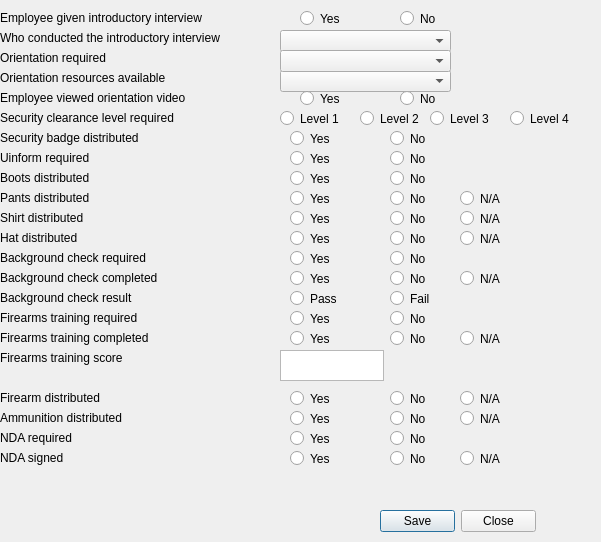
      <widget class="QWidget" name="hrRRecruitmentOnboardingTabWidgit">
       <attribute name="title">
        <string>Onboarding</string>
       </attribute>
       <widget class="QRadioButton" name="BkgrdCheckComNoButton">
        <property name="geometry">
         <rect>
          <x>390</x>
          <y>270</y>
          <width>82</width>
          <height>17</height>
         </rect>
        </property>
        <property name="text">
         <string>No</string>
        </property>
       </widget>
       <widget class="QLabel" name="obPantsDistLabel">
        <property name="geometry">
         <rect>
          <x>0</x>
          <y>190</y>
          <width>141</width>
          <height>16</height>
         </rect>
        </property>
        <property name="text">
         <string>Pants distributed</string>
        </property>
       </widget>
       <widget class="QLabel" name="obFirearmsTrainScore">
        <property name="geometry">
         <rect>
          <x>0</x>
          <y>350</y>
          <width>221</width>
          <height>16</height>
         </rect>
        </property>
        <property name="text">
         <string>Firearms training score</string>
        </property>
       </widget>
       <widget class="QLabel" name="obFirearmsTrainCompLabel">
        <property name="geometry">
         <rect>
          <x>0</x>
          <y>330</y>
          <width>261</width>
          <height>16</height>
         </rect>
        </property>
        <property name="text">
         <string>Firearms training completed</string>
        </property>
       </widget>
       <widget class="QRadioButton" name="FirearmsTrainCompNoButton">
        <property name="geometry">
         <rect>
          <x>390</x>
          <y>330</y>
          <width>82</width>
          <height>17</height>
         </rect>
        </property>
        <property name="text">
         <string>No</string>
        </property>
        <attribute name="buttonGroup">
         <string notr="true">FirearmsTrainingCompButtonGroup</string>
        </attribute>
       </widget>
       <widget class="QRadioButton" name="EmpIntroYesButton">
        <property name="geometry">
         <rect>
          <x>300</x>
          <y>10</y>
          <width>82</width>
          <height>17</height>
         </rect>
        </property>
        <property name="text">
         <string>Yes</string>
        </property>
        <attribute name="buttonGroup">
         <string notr="true">EmpIntroInterviewButtonGroup</string>
        </attribute>
       </widget>
       <widget class="QLabel" name="obEmployeeViewedLabel">
        <property name="geometry">
         <rect>
          <x>0</x>
          <y>90</y>
          <width>241</width>
          <height>16</height>
         </rect>
        </property>
        <property name="text">
         <string>Employee viewed orientation video</string>
        </property>
       </widget>
       <widget class="QRadioButton" name="BkgrdCheckReqYesButton">
        <property name="geometry">
         <rect>
          <x>290</x>
          <y>250</y>
          <width>82</width>
          <height>17</height>
         </rect>
        </property>
        <property name="text">
         <string>Yes</string>
        </property>
        <attribute name="buttonGroup">
         <string notr="true">BkgrdCheckReqButtonGroup</string>
        </attribute>
       </widget>
       <widget class="QRadioButton" name="EmpIntroNoButton">
        <property name="geometry">
         <rect>
          <x>400</x>
          <y>10</y>
          <width>82</width>
          <height>17</height>
         </rect>
        </property>
        <property name="text">
         <string>No</string>
        </property>
        <attribute name="buttonGroup">
         <string notr="true">EmpIntroInterviewButtonGroup</string>
        </attribute>
       </widget>
       <widget class="QRadioButton" name="HatDistYesButton">
        <property name="geometry">
         <rect>
          <x>290</x>
          <y>230</y>
          <width>82</width>
          <height>17</height>
         </rect>
        </property>
        <property name="text">
         <string>Yes</string>
        </property>
        <attribute name="buttonGroup">
         <string notr="true">HatDistButtonGroup</string>
        </attribute>
       </widget>
       <widget class="QRadioButton" name="EmpViewedVideoNoButton">
        <property name="geometry">
         <rect>
          <x>400</x>
          <y>90</y>
          <width>82</width>
          <height>17</height>
         </rect>
        </property>
        <property name="text">
         <string>No</string>
        </property>
        <attribute name="buttonGroup">
         <string notr="true">EmpViewedVideoButtonGroup</string>
        </attribute>
       </widget>
       <widget class="QRadioButton" name="AmmoDistNAGroup">
        <property name="geometry">
         <rect>
          <x>460</x>
          <y>410</y>
          <width>82</width>
          <height>17</height>
         </rect>
        </property>
        <property name="text">
         <string>N/A</string>
        </property>
        <attribute name="buttonGroup">
         <string notr="true">AmmoDistButtonGroup</string>
        </attribute>
       </widget>
       <widget class="QLabel" name="obUniformReqLabel">
        <property name="geometry">
         <rect>
          <x>0</x>
          <y>150</y>
          <width>141</width>
          <height>16</height>
         </rect>
        </property>
        <property name="text">
         <string>Uinform required</string>
        </property>
       </widget>
       <widget class="QRadioButton" name="BkgrdCheckComYesButton">
        <property name="geometry">
         <rect>
          <x>290</x>
          <y>270</y>
          <width>82</width>
          <height>17</height>
         </rect>
        </property>
        <property name="text">
         <string>Yes</string>
        </property>
       </widget>
       <widget class="QRadioButton" name="SecurityLevel2Button">
        <property name="geometry">
         <rect>
          <x>360</x>
          <y>110</y>
          <width>82</width>
          <height>17</height>
         </rect>
        </property>
        <property name="text">
         <string>Level 2</string>
        </property>
        <attribute name="buttonGroup">
         <string notr="true">SecurityLevelButtonGroup</string>
        </attribute>
       </widget>
       <widget class="QRadioButton" name="UniformReqYesButton">
        <property name="geometry">
         <rect>
          <x>290</x>
          <y>150</y>
          <width>82</width>
          <height>17</height>
         </rect>
        </property>
        <property name="text">
         <string>Yes</string>
        </property>
        <attribute name="buttonGroup">
         <string notr="true">UniformReqButtonGroup</string>
        </attribute>
       </widget>
       <widget class="QRadioButton" name="AmmoDistNoGroup">
        <property name="geometry">
         <rect>
          <x>390</x>
          <y>410</y>
          <width>82</width>
          <height>17</height>
         </rect>
        </property>
        <property name="text">
         <string>No</string>
        </property>
        <attribute name="buttonGroup">
         <string notr="true">AmmoDistButtonGroup</string>
        </attribute>
       </widget>
       <widget class="QLabel" name="obSecurityClearanceLabel">
        <property name="geometry">
         <rect>
          <x>0</x>
          <y>110</y>
          <width>221</width>
          <height>16</height>
         </rect>
        </property>
        <property name="text">
         <string>Security clearance level required</string>
        </property>
       </widget>
       <widget class="QRadioButton" name="UniformReqNoButton">
        <property name="geometry">
         <rect>
          <x>390</x>
          <y>150</y>
          <width>82</width>
          <height>17</height>
         </rect>
        </property>
        <property name="text">
         <string>No</string>
        </property>
        <attribute name="buttonGroup">
         <string notr="true">UniformReqButtonGroup</string>
        </attribute>
       </widget>
       <widget class="QRadioButton" name="FirearmDistYesButton">
        <property name="geometry">
         <rect>
          <x>290</x>
          <y>390</y>
          <width>82</width>
          <height>17</height>
         </rect>
        </property>
        <property name="text">
         <string>Yes</string>
        </property>
        <attribute name="buttonGroup">
         <string notr="true">FirearmDistButtonGroup</string>
        </attribute>
       </widget>
       <widget class="QRadioButton" name="BkgrdCheckCompNAButton">
        <property name="geometry">
         <rect>
          <x>460</x>
          <y>270</y>
          <width>82</width>
          <height>17</height>
         </rect>
        </property>
        <property name="text">
         <string>N/A</string>
        </property>
       </widget>
       <widget class="QRadioButton" name="SecurityLevel3Button">
        <property name="geometry">
         <rect>
          <x>430</x>
          <y>110</y>
          <width>82</width>
          <height>17</height>
         </rect>
        </property>
        <property name="text">
         <string>Level 3</string>
        </property>
        <attribute name="buttonGroup">
         <string notr="true">SecurityLevelButtonGroup</string>
        </attribute>
       </widget>
       <widget class="QLabel" name="obBootsDistLabel">
        <property name="geometry">
         <rect>
          <x>0</x>
          <y>170</y>
          <width>141</width>
          <height>16</height>
         </rect>
        </property>
        <property name="text">
         <string>Boots distributed</string>
        </property>
       </widget>
       <widget class="QLabel" name="obBkgrdCheckReqLabel">
        <property name="geometry">
         <rect>
          <x>0</x>
          <y>250</y>
          <width>201</width>
          <height>16</height>
         </rect>
        </property>
        <property name="text">
         <string>Background check required</string>
        </property>
       </widget>
       <widget class="QRadioButton" name="ShirtDistNoButton">
        <property name="geometry">
         <rect>
          <x>390</x>
          <y>210</y>
          <width>82</width>
          <height>17</height>
         </rect>
        </property>
        <property name="text">
         <string>No</string>
        </property>
        <attribute name="buttonGroup">
         <string notr="true">ShirtDistButtonGroup</string>
        </attribute>
       </widget>
       <widget class="QRadioButton" name="FirearmsTrainReqYesButton">
        <property name="geometry">
         <rect>
          <x>290</x>
          <y>310</y>
          <width>82</width>
          <height>17</height>
         </rect>
        </property>
        <property name="text">
         <string>Yes</string>
        </property>
        <attribute name="buttonGroup">
         <string notr="true">FirearmsTrainingReqButtonGroup</string>
        </attribute>
       </widget>
       <widget class="QRadioButton" name="ShirtDistYesButton">
        <property name="geometry">
         <rect>
          <x>290</x>
          <y>210</y>
          <width>82</width>
          <height>17</height>
         </rect>
        </property>
        <property name="text">
         <string>Yes</string>
        </property>
        <attribute name="buttonGroup">
         <string notr="true">ShirtDistButtonGroup</string>
        </attribute>
       </widget>
       <widget class="QComboBox" name="WhoDidInterviewComboBox">
        <property name="geometry">
         <rect>
          <x>280</x>
          <y>30</y>
          <width>171</width>
          <height>22</height>
         </rect>
        </property>
        <item>
         <property name="text">
          <string/>
         </property>
        </item>
        <item>
         <property name="text">
          <string>Bob</string>
         </property>
        </item>
        <item>
         <property name="text">
          <string>Steve</string>
         </property>
        </item>
        <item>
         <property name="text">
          <string>Jamie</string>
         </property>
        </item>
       </widget>
       <widget class="QRadioButton" name="HatDistNoButton">
        <property name="geometry">
         <rect>
          <x>390</x>
          <y>230</y>
          <width>82</width>
          <height>17</height>
         </rect>
        </property>
        <property name="text">
         <string>No</string>
        </property>
        <attribute name="buttonGroup">
         <string notr="true">HatDistButtonGroup</string>
        </attribute>
       </widget>
       <widget class="QRadioButton" name="BootsDistYesButton">
        <property name="geometry">
         <rect>
          <x>290</x>
          <y>170</y>
          <width>82</width>
          <height>17</height>
         </rect>
        </property>
        <property name="text">
         <string>Yes</string>
        </property>
        <attribute name="buttonGroup">
         <string notr="true">BootsDistButtonGroup</string>
        </attribute>
       </widget>
       <widget class="QLabel" name="obOrientationResourcesLabel">
        <property name="geometry">
         <rect>
          <x>0</x>
          <y>70</y>
          <width>251</width>
          <height>16</height>
         </rect>
        </property>
        <property name="text">
         <string>Orientation resources available</string>
        </property>
       </widget>
       <widget class="QRadioButton" name="BootsDistNoButton">
        <property name="geometry">
         <rect>
          <x>390</x>
          <y>170</y>
          <width>82</width>
          <height>17</height>
         </rect>
        </property>
        <property name="text">
         <string>No</string>
        </property>
        <attribute name="buttonGroup">
         <string notr="true">BootsDistButtonGroup</string>
        </attribute>
       </widget>
       <widget class="QRadioButton" name="FirearmsTrainCompNAButton">
        <property name="geometry">
         <rect>
          <x>460</x>
          <y>330</y>
          <width>82</width>
          <height>17</height>
         </rect>
        </property>
        <property name="text">
         <string>N/A</string>
        </property>
        <attribute name="buttonGroup">
         <string notr="true">FirearmsTrainingCompButtonGroup</string>
        </attribute>
       </widget>
       <widget class="QRadioButton" name="SecurityLevel1Button">
        <property name="geometry">
         <rect>
          <x>280</x>
          <y>110</y>
          <width>82</width>
          <height>17</height>
         </rect>
        </property>
        <property name="text">
         <string>Level 1</string>
        </property>
        <attribute name="buttonGroup">
         <string notr="true">SecurityLevelButtonGroup</string>
        </attribute>
       </widget>
       <widget class="QLabel" name="obHatDistLabel">
        <property name="geometry">
         <rect>
          <x>0</x>
          <y>230</y>
          <width>141</width>
          <height>16</height>
         </rect>
        </property>
        <property name="text">
         <string>Hat distributed</string>
        </property>
       </widget>
       <widget class="QLabel" name="obInterviewLabel">
        <property name="geometry">
         <rect>
          <x>0</x>
          <y>10</y>
          <width>231</width>
          <height>16</height>
         </rect>
        </property>
        <property name="text">
         <string>Employee given introductory interview</string>
        </property>
       </widget>
       <widget class="QRadioButton" name="BkgrdCheckFailButton">
        <property name="geometry">
         <rect>
          <x>390</x>
          <y>290</y>
          <width>82</width>
          <height>17</height>
         </rect>
        </property>
        <property name="text">
         <string>Fail</string>
        </property>
        <attribute name="buttonGroup">
         <string notr="true">BkgrdCheckResultButtonGroup</string>
        </attribute>
       </widget>
       <widget class="QLabel" name="obFirearmDistLabel">
        <property name="geometry">
         <rect>
          <x>0</x>
          <y>390</y>
          <width>141</width>
          <height>16</height>
         </rect>
        </property>
        <property name="text">
         <string>Firearm distributed</string>
        </property>
       </widget>
       <widget class="QLabel" name="obConducInterviewLabel">
        <property name="geometry">
         <rect>
          <x>0</x>
          <y>30</y>
          <width>271</width>
          <height>16</height>
         </rect>
        </property>
        <property name="text">
         <string>Who conducted the introductory interview</string>
        </property>
       </widget>
       <widget class="QRadioButton" name="PantsDistNoButton">
        <property name="geometry">
         <rect>
          <x>390</x>
          <y>190</y>
          <width>82</width>
          <height>17</height>
         </rect>
        </property>
        <property name="text">
         <string>No</string>
        </property>
        <attribute name="buttonGroup">
         <string notr="true">PantsDistButtonGroup</string>
        </attribute>
       </widget>
       <widget class="QRadioButton" name="HatDistNAButton">
        <property name="geometry">
         <rect>
          <x>460</x>
          <y>230</y>
          <width>82</width>
          <height>17</height>
         </rect>
        </property>
        <property name="text">
         <string>N/A</string>
        </property>
        <attribute name="buttonGroup">
         <string notr="true">HatDistButtonGroup</string>
        </attribute>
       </widget>
       <widget class="QRadioButton" name="FirearmDistNAButton">
        <property name="geometry">
         <rect>
          <x>460</x>
          <y>390</y>
          <width>82</width>
          <height>17</height>
         </rect>
        </property>
        <property name="text">
         <string>N/A</string>
        </property>
        <attribute name="buttonGroup">
         <string notr="true">FirearmDistButtonGroup</string>
        </attribute>
       </widget>
       <widget class="QLabel" name="obFirearmsTrainReqLabel">
        <property name="geometry">
         <rect>
          <x>0</x>
          <y>310</y>
          <width>241</width>
          <height>16</height>
         </rect>
        </property>
        <property name="text">
         <string>Firearms training required</string>
        </property>
       </widget>
       <widget class="QRadioButton" name="SecBadgeDistYesButton">
        <property name="geometry">
         <rect>
          <x>290</x>
          <y>130</y>
          <width>82</width>
          <height>17</height>
         </rect>
        </property>
        <property name="text">
         <string>Yes</string>
        </property>
        <attribute name="buttonGroup">
         <string notr="true">SecurityBadgeDistButtonGroup</string>
        </attribute>
       </widget>
       <widget class="QRadioButton" name="SecBadgeDistNoButton">
        <property name="geometry">
         <rect>
          <x>390</x>
          <y>130</y>
          <width>82</width>
          <height>17</height>
         </rect>
        </property>
        <property name="text">
         <string>No</string>
        </property>
        <attribute name="buttonGroup">
         <string notr="true">SecurityBadgeDistButtonGroup</string>
        </attribute>
       </widget>
       <widget class="QRadioButton" name="BkgrdCheckReqNoButton">
        <property name="geometry">
         <rect>
          <x>390</x>
          <y>250</y>
          <width>82</width>
          <height>17</height>
         </rect>
        </property>
        <property name="text">
         <string>No</string>
        </property>
        <attribute name="buttonGroup">
         <string notr="true">BkgrdCheckReqButtonGroup</string>
        </attribute>
       </widget>
       <widget class="QRadioButton" name="FirearmsTrainCompYesButton">
        <property name="geometry">
         <rect>
          <x>290</x>
          <y>330</y>
          <width>82</width>
          <height>17</height>
         </rect>
        </property>
        <property name="text">
         <string>Yes</string>
        </property>
        <attribute name="buttonGroup">
         <string notr="true">FirearmsTrainingCompButtonGroup</string>
        </attribute>
       </widget>
       <widget class="QRadioButton" name="FirearmDistNoButton">
        <property name="geometry">
         <rect>
          <x>390</x>
          <y>390</y>
          <width>82</width>
          <height>17</height>
         </rect>
        </property>
        <property name="text">
         <string>No</string>
        </property>
        <attribute name="buttonGroup">
         <string notr="true">FirearmDistButtonGroup</string>
        </attribute>
       </widget>
       <widget class="QLabel" name="obOrientationLabel">
        <property name="geometry">
         <rect>
          <x>0</x>
          <y>50</y>
          <width>221</width>
          <height>16</height>
         </rect>
        </property>
        <property name="text">
         <string>Orientation required</string>
        </property>
       </widget>
       <widget class="QLabel" name="obSecurityBadgeLabel">
        <property name="geometry">
         <rect>
          <x>0</x>
          <y>130</y>
          <width>211</width>
          <height>16</height>
         </rect>
        </property>
        <property name="text">
         <string>Security badge distributed</string>
        </property>
       </widget>
       <widget class="QRadioButton" name="ShirtDistNAButton">
        <property name="geometry">
         <rect>
          <x>460</x>
          <y>210</y>
          <width>82</width>
          <height>17</height>
         </rect>
        </property>
        <property name="text">
         <string>N/A</string>
        </property>
        <attribute name="buttonGroup">
         <string notr="true">ShirtDistButtonGroup</string>
        </attribute>
       </widget>
       <widget class="QComboBox" name="OrientationResourcesComboBox">
        <property name="geometry">
         <rect>
          <x>280</x>
          <y>70</y>
          <width>171</width>
          <height>22</height>
         </rect>
        </property>
        <item>
         <property name="text">
          <string/>
         </property>
        </item>
        <item>
         <property name="text">
          <string>Monday Oct 22</string>
         </property>
        </item>
        <item>
         <property name="text">
          <string>Wednesday Oct 24</string>
         </property>
        </item>
        <item>
         <property name="text">
          <string>Monday Oct 29</string>
         </property>
        </item>
       </widget>
       <widget class="QRadioButton" name="PantsDistNAButton">
        <property name="geometry">
         <rect>
          <x>460</x>
          <y>190</y>
          <width>82</width>
          <height>17</height>
         </rect>
        </property>
        <property name="text">
         <string>N/A</string>
        </property>
        <attribute name="buttonGroup">
         <string notr="true">PantsDistButtonGroup</string>
        </attribute>
       </widget>
       <widget class="QLabel" name="obBkgrdChecCompLabel">
        <property name="geometry">
         <rect>
          <x>0</x>
          <y>270</y>
          <width>201</width>
          <height>16</height>
         </rect>
        </property>
        <property name="text">
         <string>Background check completed</string>
        </property>
       </widget>
       <widget class="QLabel" name="obBkgrdCheckResultLabel">
        <property name="geometry">
         <rect>
          <x>0</x>
          <y>290</y>
          <width>231</width>
          <height>16</height>
         </rect>
        </property>
        <property name="text">
         <string>Background check result</string>
        </property>
       </widget>
       <widget class="QRadioButton" name="PantsDistYesButton">
        <property name="geometry">
         <rect>
          <x>290</x>
          <y>190</y>
          <width>82</width>
          <height>17</height>
         </rect>
        </property>
        <property name="text">
         <string>Yes</string>
        </property>
        <attribute name="buttonGroup">
         <string notr="true">PantsDistButtonGroup</string>
        </attribute>
       </widget>
       <widget class="QRadioButton" name="BkgrdCheckPassButton">
        <property name="geometry">
         <rect>
          <x>290</x>
          <y>290</y>
          <width>82</width>
          <height>17</height>
         </rect>
        </property>
        <property name="text">
         <string>Pass</string>
        </property>
        <attribute name="buttonGroup">
         <string notr="true">BkgrdCheckResultButtonGroup</string>
        </attribute>
       </widget>
       <widget class="QRadioButton" name="SecurityLevel4Button">
        <property name="geometry">
         <rect>
          <x>510</x>
          <y>110</y>
          <width>82</width>
          <height>17</height>
         </rect>
        </property>
        <property name="text">
         <string>Level 4</string>
        </property>
        <attribute name="buttonGroup">
         <string notr="true">SecurityLevelButtonGroup</string>
        </attribute>
       </widget>
       <widget class="QRadioButton" name="FirearmsTrainReqNoButton">
        <property name="geometry">
         <rect>
          <x>390</x>
          <y>310</y>
          <width>82</width>
          <height>17</height>
         </rect>
        </property>
        <property name="text">
         <string>No</string>
        </property>
        <attribute name="buttonGroup">
         <string notr="true">FirearmsTrainingReqButtonGroup</string>
        </attribute>
       </widget>
       <widget class="QPlainTextEdit" name="FireArmsTrainingScoreTextBox">
        <property name="geometry">
         <rect>
          <x>280</x>
          <y>350</y>
          <width>104</width>
          <height>31</height>
         </rect>
        </property>
       </widget>
       <widget class="QLabel" name="obAmmoDistLabel">
        <property name="geometry">
         <rect>
          <x>0</x>
          <y>410</y>
          <width>151</width>
          <height>16</height>
         </rect>
        </property>
        <property name="text">
         <string>Ammunition distributed</string>
        </property>
       </widget>
       <widget class="QLabel" name="obShirtDistLabel">
        <property name="geometry">
         <rect>
          <x>0</x>
          <y>210</y>
          <width>141</width>
          <height>16</height>
         </rect>
        </property>
        <property name="text">
         <string>Shirt distributed</string>
        </property>
       </widget>
       <widget class="QComboBox" name="OrientationRequiredComboBox">
        <property name="geometry">
         <rect>
          <x>280</x>
          <y>50</y>
          <width>171</width>
          <height>22</height>
         </rect>
        </property>
        <item>
         <property name="text">
          <string/>
         </property>
        </item>
        <item>
         <property name="text">
          <string>Type A</string>
         </property>
        </item>
        <item>
         <property name="text">
          <string>Type B</string>
         </property>
        </item>
        <item>
         <property name="text">
          <string>Type C</string>
         </property>
        </item>
       </widget>
       <widget class="QRadioButton" name="EmpViewedVideoYesButton">
        <property name="geometry">
         <rect>
          <x>300</x>
          <y>90</y>
          <width>82</width>
          <height>17</height>
         </rect>
        </property>
        <property name="text">
         <string>Yes</string>
        </property>
        <attribute name="buttonGroup">
         <string notr="true">EmpViewedVideoButtonGroup</string>
        </attribute>
       </widget>
       <widget class="QRadioButton" name="AmmoDistYesGroup">
        <property name="geometry">
         <rect>
          <x>290</x>
          <y>410</y>
          <width>82</width>
          <height>17</height>
         </rect>
        </property>
        <property name="text">
         <string>Yes</string>
        </property>
        <attribute name="buttonGroup">
         <string notr="true">AmmoDistButtonGroup</string>
        </attribute>
       </widget>
       <widget class="QLabel" name="obNDAReqLabel">
        <property name="geometry">
         <rect>
          <x>0</x>
          <y>430</y>
          <width>141</width>
          <height>16</height>
         </rect>
        </property>
        <property name="text">
         <string>NDA required</string>
        </property>
       </widget>
       <widget class="QDialogButtonBox" name="Save">
        <property name="geometry">
         <rect>
          <x>380</x>
          <y>510</y>
          <width>156</width>
          <height>23</height>
         </rect>
        </property>
        <property name="standardButtons">
         <set>QDialogButtonBox::Close|QDialogButtonBox::Save</set>
        </property>
       </widget>
       <widget class="QLabel" name="obNDASignedLabel">
        <property name="geometry">
         <rect>
          <x>0</x>
          <y>450</y>
          <width>141</width>
          <height>16</height>
         </rect>
        </property>
        <property name="text">
         <string>NDA signed</string>
        </property>
       </widget>
       <widget class="QRadioButton" name="NDASignedNoButton">
        <property name="geometry">
         <rect>
          <x>390</x>
          <y>450</y>
          <width>82</width>
          <height>17</height>
         </rect>
        </property>
        <property name="text">
         <string>No</string>
        </property>
        <attribute name="buttonGroup">
         <string notr="true">NDASignedButtonGroup</string>
        </attribute>
       </widget>
       <widget class="QRadioButton" name="NDASignedNAButton">
        <property name="geometry">
         <rect>
          <x>460</x>
          <y>450</y>
          <width>82</width>
          <height>17</height>
         </rect>
        </property>
        <property name="text">
         <string>N/A</string>
        </property>
        <attribute name="buttonGroup">
         <string notr="true">NDASignedButtonGroup</string>
        </attribute>
       </widget>
       <widget class="QRadioButton" name="NDAReqNoButton">
        <property name="geometry">
         <rect>
          <x>390</x>
          <y>430</y>
          <width>82</width>
          <height>17</height>
         </rect>
        </property>
        <property name="text">
         <string>No</string>
        </property>
        <attribute name="buttonGroup">
         <string notr="true">NDARequiredButtonGroup</string>
        </attribute>
       </widget>
       <widget class="QRadioButton" name="NDASignedYesButton">
        <property name="geometry">
         <rect>
          <x>290</x>
          <y>450</y>
          <width>82</width>
          <height>17</height>
         </rect>
        </property>
        <property name="text">
         <string>Yes</string>
        </property>
        <attribute name="buttonGroup">
         <string notr="true">NDASignedButtonGroup</string>
        </attribute>
       </widget>
       <widget class="QRadioButton" name="NDAReqYesButton">
        <property name="geometry">
         <rect>
          <x>290</x>
          <y>430</y>
          <width>82</width>
          <height>17</height>
         </rect>
        </property>
        <property name="text">
         <string>Yes</string>
        </property>
        <attribute name="buttonGroup">
         <string notr="true">NDARequiredButtonGroup</string>
        </attribute>
       </widget>
      </widget>
